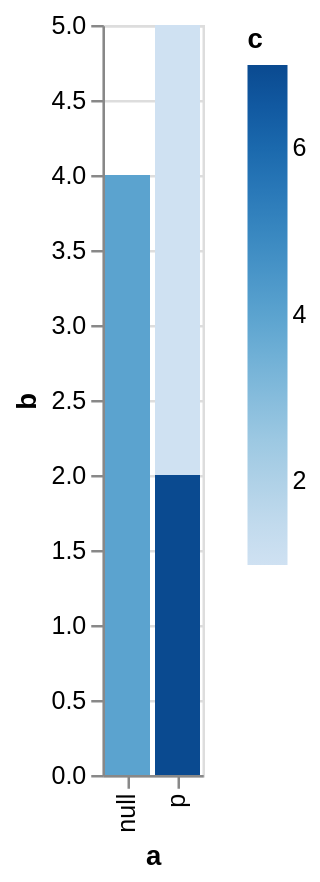

Write the Vega-Lite specification saved for this chart.
### Vega-Lite specification from a JSON file in a GitHub repository (floating-point values rounded to 4 significant figures)
{"$schema": "https://vega.github.io/schema/vega-lite/v6.json", "data": {"values": [{"a": "p", "b": 3, "c": 1}, {"a": "q", "b": null, "c": 2}, {"a": "z", "b": null, "c": 3}, {"a": null, "b": 4, "c": 4}, {"a": "q", "b": 5, "c": null}, {"a": "r", "b": "NaN", "c": 6}, {"a": "p", "b": 2, "c": 7}]}, "mark": "bar", "encoding": {"x": {"field": "a", "type": "nominal"}, "y": {"field": "b", "type": "quantitative"}, "color": {"field": "c", "type": "quantitative"}}}
